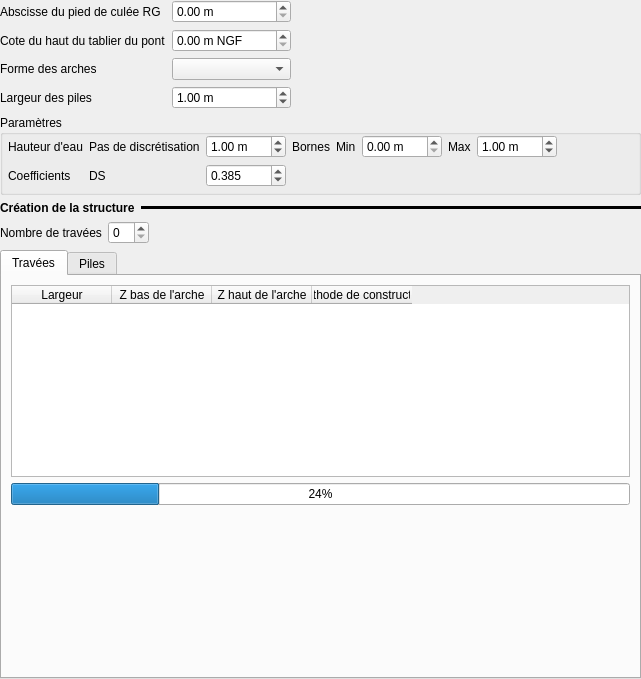
<?xml version="1.0" encoding="UTF-8"?>
<ui version="4.0">
 <class>Form</class>
 <widget class="QWidget" name="Form">
  <property name="geometry">
   <rect>
    <x>0</x>
    <y>0</y>
    <width>641</width>
    <height>679</height>
   </rect>
  </property>
  <property name="windowTitle">
   <string>Form</string>
  </property>
  <layout class="QVBoxLayout" name="verticalLayout">
   <property name="margin">
    <number>0</number>
   </property>
   <item>
    <layout class="QGridLayout" name="gridLayout_2">
     <item row="1" column="1">
      <widget class="QDoubleSpinBox" name="dsb_abs_cul_rg">
       <property name="maximumSize">
        <size>
         <width>120</width>
         <height>16777215</height>
        </size>
       </property>
       <property name="suffix">
        <string> m</string>
       </property>
       <property name="maximum">
        <double>10000.000000000000000</double>
       </property>
      </widget>
     </item>
     <item row="2" column="1">
      <widget class="QDoubleSpinBox" name="dsb_cote_tab">
       <property name="maximumSize">
        <size>
         <width>120</width>
         <height>16777215</height>
        </size>
       </property>
       <property name="suffix">
        <string> m NGF</string>
       </property>
       <property name="maximum">
        <double>10000.000000000000000</double>
       </property>
      </widget>
     </item>
     <item row="1" column="0">
      <widget class="QLabel" name="label_17">
       <property name="text">
        <string>Abscisse du pied de culée RG</string>
       </property>
      </widget>
     </item>
     <item row="2" column="0">
      <widget class="QLabel" name="label_6">
       <property name="text">
        <string>Cote du haut du tablier du pont</string>
       </property>
      </widget>
     </item>
     <item row="4" column="0">
      <widget class="QLabel" name="label_2">
       <property name="text">
        <string>Largeur des piles</string>
       </property>
      </widget>
     </item>
     <item row="4" column="1">
      <widget class="QDoubleSpinBox" name="dsb_larg_pil">
       <property name="maximumSize">
        <size>
         <width>120</width>
         <height>16777215</height>
        </size>
       </property>
       <property name="suffix">
        <string> m</string>
       </property>
       <property name="minimum">
        <double>0.010000000000000</double>
       </property>
       <property name="maximum">
        <double>10000.000000000000000</double>
       </property>
       <property name="value">
        <double>1.000000000000000</double>
       </property>
      </widget>
     </item>
     <item row="4" column="2">
      <spacer name="horizontalSpacer_3">
       <property name="orientation">
        <enum>Qt::Horizontal</enum>
       </property>
       <property name="sizeHint" stdset="0">
        <size>
         <width>40</width>
         <height>20</height>
        </size>
       </property>
      </spacer>
     </item>
     <item row="3" column="0">
      <widget class="QLabel" name="label_4">
       <property name="text">
        <string>Forme des arches</string>
       </property>
      </widget>
     </item>
     <item row="3" column="1">
      <widget class="QComboBox" name="cb_form_arch">
       <property name="iconSize">
        <size>
         <width>30</width>
         <height>15</height>
        </size>
       </property>
      </widget>
     </item>
    </layout>
   </item>
   <item>
    <widget class="QGroupBox" name="groupBox_4">
     <property name="title">
      <string>Paramètres</string>
     </property>
     <layout class="QVBoxLayout" name="verticalLayout_16">
      <property name="leftMargin">
       <number>5</number>
      </property>
      <property name="topMargin">
       <number>0</number>
      </property>
      <property name="rightMargin">
       <number>5</number>
      </property>
      <property name="bottomMargin">
       <number>5</number>
      </property>
      <item>
       <layout class="QGridLayout" name="gridLayout_9">
        <item row="0" column="2">
         <widget class="QDoubleSpinBox" name="dsb_h_pas">
          <property name="maximumSize">
           <size>
            <width>80</width>
            <height>16777215</height>
           </size>
          </property>
          <property name="suffix">
           <string> m</string>
          </property>
          <property name="minimum">
           <double>0.010000000000000</double>
          </property>
          <property name="maximum">
           <double>10000.000000000000000</double>
          </property>
          <property name="value">
           <double>1.000000000000000</double>
          </property>
         </widget>
        </item>
        <item row="0" column="1">
         <widget class="QLabel" name="label">
          <property name="text">
           <string>Pas de discrétisation</string>
          </property>
         </widget>
        </item>
        <item row="0" column="0">
         <widget class="QLabel" name="label_29">
          <property name="text">
           <string>Hauteur d'eau</string>
          </property>
         </widget>
        </item>
        <item row="0" column="3">
         <widget class="QLabel" name="label_28">
          <property name="text">
           <string>Bornes</string>
          </property>
         </widget>
        </item>
        <item row="0" column="4">
         <layout class="QHBoxLayout" name="horizontalLayout_12">
          <item>
           <widget class="QLabel" name="label_34">
            <property name="text">
             <string>Min</string>
            </property>
           </widget>
          </item>
          <item>
           <widget class="QDoubleSpinBox" name="dsb_h_min">
            <property name="maximumSize">
             <size>
              <width>80</width>
              <height>16777215</height>
             </size>
            </property>
            <property name="suffix">
             <string> m</string>
            </property>
            <property name="maximum">
             <double>10000.000000000000000</double>
            </property>
           </widget>
          </item>
          <item>
           <widget class="QLabel" name="label_35">
            <property name="text">
             <string>Max</string>
            </property>
           </widget>
          </item>
          <item>
           <widget class="QDoubleSpinBox" name="dsb_h_max">
            <property name="maximumSize">
             <size>
              <width>80</width>
              <height>16777215</height>
             </size>
            </property>
            <property name="suffix">
             <string> m</string>
            </property>
            <property name="minimum">
             <double>0.010000000000000</double>
            </property>
            <property name="maximum">
             <double>10000.000000000000000</double>
            </property>
            <property name="value">
             <double>1.000000000000000</double>
            </property>
           </widget>
          </item>
          <item>
           <spacer name="horizontalSpacer_12">
            <property name="orientation">
             <enum>Qt::Horizontal</enum>
            </property>
            <property name="sizeHint" stdset="0">
             <size>
              <width>40</width>
              <height>20</height>
             </size>
            </property>
           </spacer>
          </item>
         </layout>
        </item>
        <item row="1" column="0">
         <widget class="QLabel" name="label_3">
          <property name="text">
           <string>Coefficients</string>
          </property>
         </widget>
        </item>
        <item row="1" column="1">
         <widget class="QLabel" name="label_36">
          <property name="text">
           <string>DS</string>
          </property>
         </widget>
        </item>
        <item row="1" column="2">
         <widget class="QDoubleSpinBox" name="dsb_ds">
          <property name="maximumSize">
           <size>
            <width>80</width>
            <height>16777215</height>
           </size>
          </property>
          <property name="decimals">
           <number>3</number>
          </property>
          <property name="maximum">
           <double>10000.000000000000000</double>
          </property>
          <property name="value">
           <double>0.385000000000000</double>
          </property>
         </widget>
        </item>
       </layout>
      </item>
     </layout>
    </widget>
   </item>
   <item>
    <layout class="QHBoxLayout" name="horizontalLayout_6">
     <item>
      <widget class="QLabel" name="label_11">
       <property name="sizePolicy">
        <sizepolicy hsizetype="Maximum" vsizetype="Preferred">
         <horstretch>0</horstretch>
         <verstretch>0</verstretch>
        </sizepolicy>
       </property>
       <property name="font">
        <font>
         <weight>75</weight>
         <bold>true</bold>
        </font>
       </property>
       <property name="text">
        <string>Création de la structure</string>
       </property>
      </widget>
     </item>
     <item>
      <widget class="Line" name="line_3">
       <property name="frameShadow">
        <enum>QFrame::Plain</enum>
       </property>
       <property name="lineWidth">
        <number>10</number>
       </property>
       <property name="midLineWidth">
        <number>4</number>
       </property>
       <property name="orientation">
        <enum>Qt::Horizontal</enum>
       </property>
      </widget>
     </item>
    </layout>
   </item>
   <item>
    <layout class="QHBoxLayout" name="horizontalLayout_2">
     <item>
      <widget class="QLabel" name="label_18">
       <property name="text">
        <string>Nombre de travées</string>
       </property>
      </widget>
     </item>
     <item>
      <widget class="QSpinBox" name="sb_nb_trav">
       <property name="maximumSize">
        <size>
         <width>80</width>
         <height>16777215</height>
        </size>
       </property>
       <property name="value">
        <number>0</number>
       </property>
      </widget>
     </item>
     <item>
      <spacer name="horizontalSpacer">
       <property name="orientation">
        <enum>Qt::Horizontal</enum>
       </property>
       <property name="sizeHint" stdset="0">
        <size>
         <width>40</width>
         <height>20</height>
        </size>
       </property>
      </spacer>
     </item>
    </layout>
   </item>
   <item>
    <widget class="QTabWidget" name="clas_met">
     <property name="currentIndex">
      <number>0</number>
     </property>
     <widget class="QWidget" name="ong_trav">
      <attribute name="title">
       <string>Travées</string>
      </attribute>
      <layout class="QVBoxLayout" name="verticalLayout_6">
       <item>
        <widget class="QTableWidget" name="tab_trav">
         <property name="sizePolicy">
          <sizepolicy hsizetype="Minimum" vsizetype="Expanding">
           <horstretch>0</horstretch>
           <verstretch>0</verstretch>
          </sizepolicy>
         </property>
         <property name="alternatingRowColors">
          <bool>true</bool>
         </property>
         <attribute name="verticalHeaderDefaultSectionSize">
          <number>24</number>
         </attribute>
         <column>
          <property name="text">
           <string>Largeur</string>
          </property>
         </column>
         <column>
          <property name="text">
           <string>Z bas de l'arche</string>
          </property>
         </column>
         <column>
          <property name="text">
           <string>Z haut de l'arche</string>
          </property>
         </column>
         <column>
          <property name="text">
           <string>Méthode de construction</string>
          </property>
         </column>
        </widget>
       </item>
       <item>
        <widget class="QProgressBar" name="progressBar">
         <property name="value">
          <number>24</number>
         </property>
        </widget>
       </item>
       <item>
        <spacer name="verticalSpacer">
         <property name="orientation">
          <enum>Qt::Vertical</enum>
         </property>
         <property name="sizeHint" stdset="0">
          <size>
           <width>20</width>
           <height>40</height>
          </size>
         </property>
        </spacer>
       </item>
      </layout>
     </widget>
     <widget class="QWidget" name="ong_pile">
      <attribute name="title">
       <string>Piles</string>
      </attribute>
      <layout class="QVBoxLayout" name="verticalLayout_2">
       <item>
        <widget class="QTableWidget" name="tab_pile">
         <property name="enabled">
          <bool>false</bool>
         </property>
         <property name="alternatingRowColors">
          <bool>true</bool>
         </property>
         <attribute name="verticalHeaderDefaultSectionSize">
          <number>24</number>
         </attribute>
         <column>
          <property name="text">
           <string>Largeur</string>
          </property>
         </column>
        </widget>
       </item>
      </layout>
     </widget>
    </widget>
   </item>
  </layout>
 </widget>
 <resources/>
 <connections/>
</ui>
